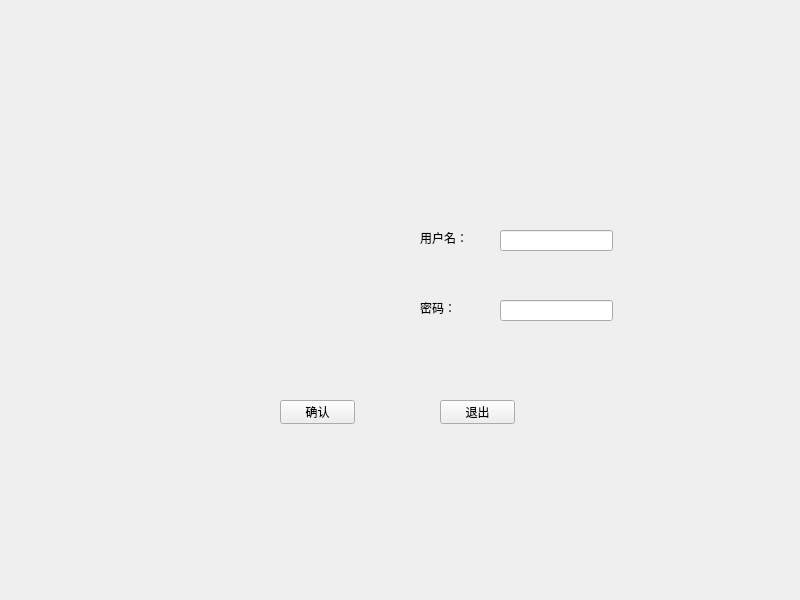
<?xml version="1.0" encoding="UTF-8"?>
<ui version="4.0">
 <class>Widget</class>
 <widget class="QWidget" name="Widget">
  <property name="geometry">
   <rect>
    <x>0</x>
    <y>0</y>
    <width>800</width>
    <height>600</height>
   </rect>
  </property>
  <property name="windowTitle">
   <string>Widget</string>
  </property>
  <widget class="QLabel" name="label">
   <property name="geometry">
    <rect>
     <x>80</x>
     <y>200</y>
     <width>301</width>
     <height>151</height>
    </rect>
   </property>
   <property name="text">
    <string/>
   </property>
   <property name="pixmap">
    <pixmap resource="res.qrc">:/images/flower.jpg</pixmap>
   </property>
  </widget>
  <widget class="QLabel" name="label_2">
   <property name="geometry">
    <rect>
     <x>420</x>
     <y>230</y>
     <width>53</width>
     <height>16</height>
    </rect>
   </property>
   <property name="text">
    <string>用户名：</string>
   </property>
  </widget>
  <widget class="QLabel" name="label_3">
   <property name="geometry">
    <rect>
     <x>420</x>
     <y>300</y>
     <width>53</width>
     <height>16</height>
    </rect>
   </property>
   <property name="text">
    <string>密码：</string>
   </property>
  </widget>
  <widget class="QLineEdit" name="lineEdit">
   <property name="geometry">
    <rect>
     <x>500</x>
     <y>230</y>
     <width>113</width>
     <height>21</height>
    </rect>
   </property>
  </widget>
  <widget class="QLineEdit" name="lineEdit_2">
   <property name="geometry">
    <rect>
     <x>500</x>
     <y>300</y>
     <width>113</width>
     <height>21</height>
    </rect>
   </property>
  </widget>
  <widget class="QPushButton" name="pushButton">
   <property name="geometry">
    <rect>
     <x>280</x>
     <y>400</y>
     <width>75</width>
     <height>24</height>
    </rect>
   </property>
   <property name="text">
    <string>确认</string>
   </property>
  </widget>
  <widget class="QPushButton" name="pushButton_2">
   <property name="geometry">
    <rect>
     <x>440</x>
     <y>400</y>
     <width>75</width>
     <height>24</height>
    </rect>
   </property>
   <property name="text">
    <string>退出</string>
   </property>
  </widget>
 </widget>
 <resources>
  <include location="res.qrc"/>
 </resources>
 <connections>
  <connection>
   <sender>pushButton</sender>
   <signal>clicked()</signal>
   <receiver>Widget</receiver>
   <slot>close()</slot>
   <hints>
    <hint type="sourcelabel">
     <x>317</x>
     <y>411</y>
    </hint>
    <hint type="destinationlabel">
     <x>399</x>
     <y>299</y>
    </hint>
   </hints>
  </connection>
 </connections>
</ui>
